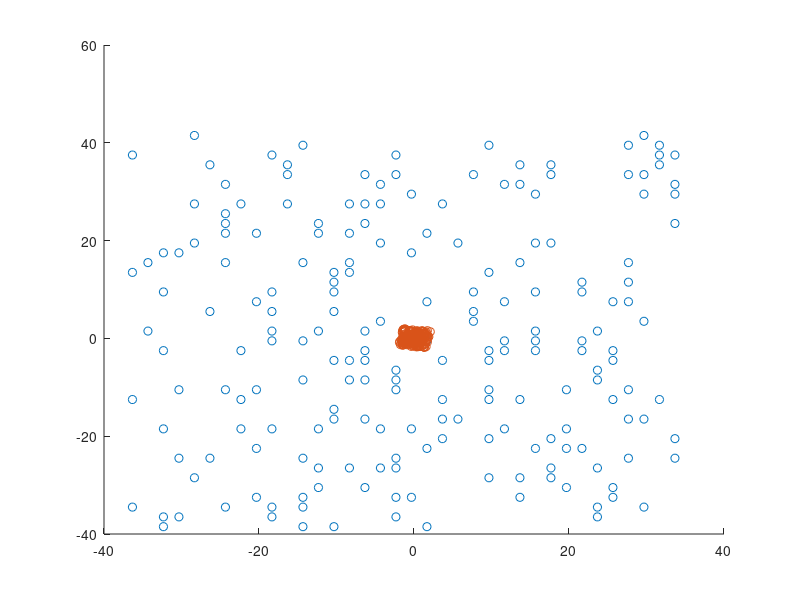

Reproduce this figure in MATLAB.
clear all;

training = csvread('TrainingRidge.csv');
eps = 1e-15;

X = training(:,1:2)';

[~,n] = size(X(1,:));

x_c(1,1) = 1/n .* sum(X(1,:));
x_c(2,1) = 1/n .* sum(X(2,:));

for i = 1 : n
    x_ct(i,:) = X(:,i) - x_c;
end

% Check if sum is right
sum = 0;
for j = 1 : n
    sum = sum + x_ct(j,:);
end

if(sum(1) > eps || sum(2) > eps)
    'something went wrong.'
end

X_ct = x_ct' ;
 
C = (1/n) * (X_ct * X_ct'); 
  
% Whitening D values V vectors
[V,D] = eig(C);
%D = eig(C);
temp = zeros(2,2);
for i = 1 : 2
    temp(i,i) = 1/sqrt(D(i,i));
end

       
x_final = temp *(V'*X_ct);

figure
hold on;
%scatter(x_center(1),x_center(2),'red');
scatter(x_ct(:,1),x_ct(:,2),'bx');
scatter(x_final(1,:),x_final(2,:),'green');
hold off;


